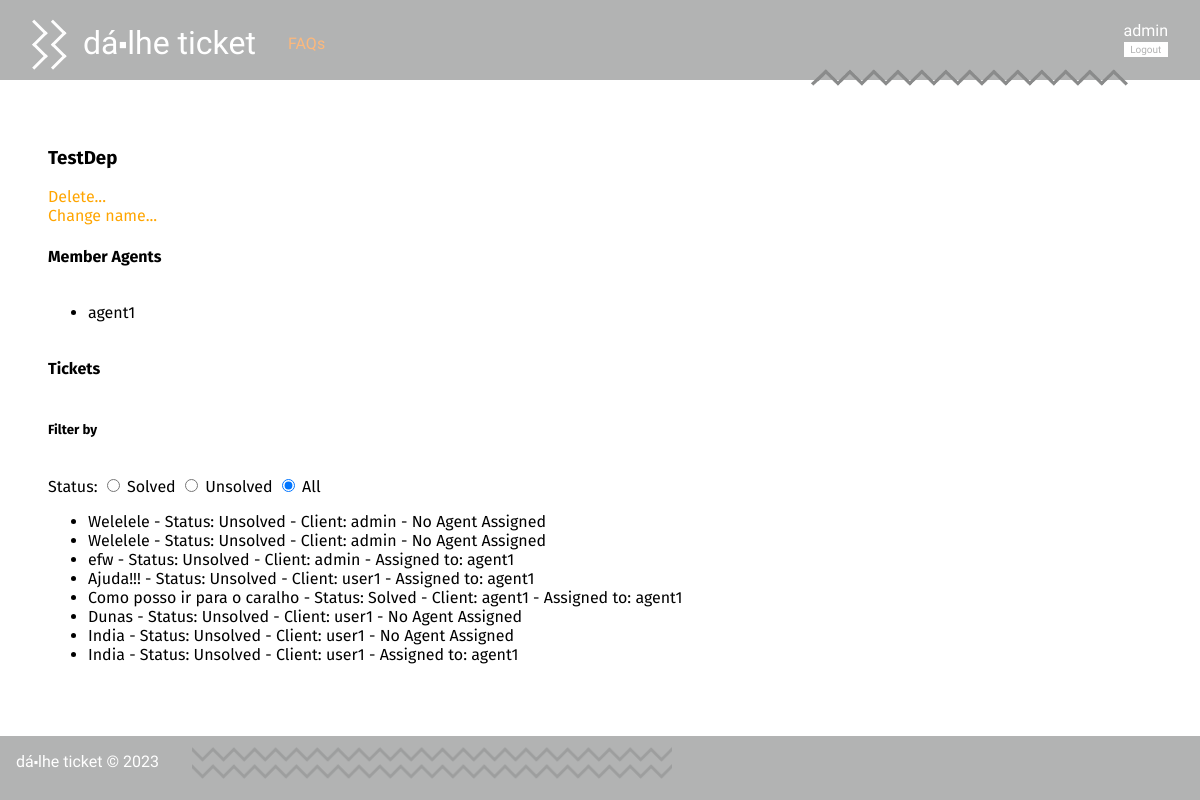
Before: /pages/departmentDetails.php?name=TestDep (signed in) with the older database file.
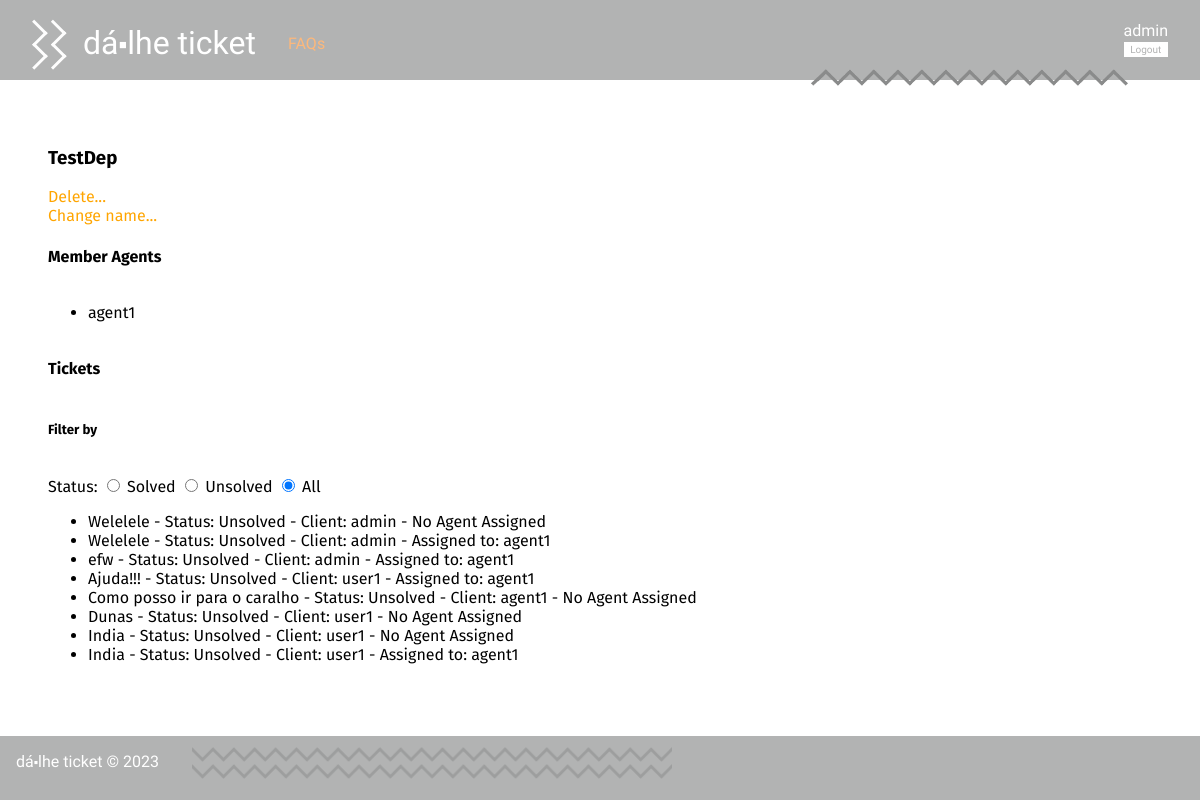
After: the same page with the newer database file.
### tables this page shows
CREATE TABLE Ticket(
   id integer primary key autoincrement,
   title varchar(60) not null,
   client varchar(20) not null,
   agent varchar(20),
   status varchar(10) not null,
   department varchar(20),
   foreign key (client) references User(username),
   foreign key (agent) references User(username),
   foreign key (department) references Department(name)
);

### database/department.class.php (called while the page is built, shortened)
<?php
  require_once(__DIR__ . '/../database/ticket.class.php');
  class Department{
    public string $name;
    public function __construct(string $name){
      $this->name = $name;
    }
    public function getMemberAgents(PDO $db) : array {
      $stmt = $db->prepare('SELECT * FROM User WHERE department = ?');
      $stmt->execute(array($this->name));
      $agents = array();
      while ($agent = $stmt->fetch()) {
        $agents[] = new User(
          $agent['name'],
          $agent['username'],
          $agent['email'],
          $agent['type'],
          $agent['department'],
          intval($agent['ticket_count']),
          intval($agent['closed_tickets'])
        );
      }
      return $agents;
    }
    static public function getDepartmentByName(PDO $db, string $name) {
      $stmt = $db->prepare('SELECT * FROM Department WHERE name = ?');
      $stmt->execute(array($name));
      $query = $stmt->fetchAll()[0];
      return new Department($query['name']);
    }
  }
?>

### database/user.class.php (called while the page is built, shortened)
<?php
class User{
  public function __construct(string $name, string $username, string $email, string $type, string $department, int $ticket_count, int $closed_tickets){
    $this->username = $username;
  }
}
?>

### database/ticket.class.php (called while the page is built, shortened)
<?php
class Ticket {
    public function __construct(int $id, string $title, string $client, ?string $agent, string $status, string $department) {
        $this->id = $id;
        $this->title = $title;
        $this->client = $client;
        $this->agent = $agent;
        $this->status = $status;
    }
    static public function getAllTicketsInDepartment(PDO $db, string $name) : array {
        $stmt = $db->prepare("
            SELECT id, title, client, agent, status, department
            FROM Ticket
            WHERE department = ?
        ");
        $stmt->execute(array($name));
        $tickets = array();
        while($ticket = $stmt->fetch()){
            $tickets[] = new Ticket(
            $ticket['id'],
            $ticket['title'],
            $ticket['client'],
            $ticket['agent'],
            $ticket['status'],
            $ticket['department']
            );
        }
        return $tickets;
    }
}
?>

### templates/departmentDetails.tpl.php (the view, shortened to what this page needs)
<?php
require_once(__DIR__ . '/../database/department.class.php');
require_once(__DIR__ . '/../database/ticket.class.php');
require_once(__DIR__ . '/../database/connection.db.php');
function drawDepartment(Department $department) : void {
        global $session, $db;
?>
    <h3 class="name"><?= $department->name ?></h3>
    <div class="dep_options">
        <a href="../actions/action_delete_department.php?name=<?= $department->name ?>">Delete...</a>
        <br>
        <a href="../pages/change_department_name.php?name=<?= $department->name ?>">Change name...</a>
    </div>
    <h4>Member Agents</h4>
    <ul class="search_list">
<?php
    foreach ($department->getMemberAgents($db) as $agent) {
?>
    <li>
        <a href="../pages/profile.php?username=<?= $agent->username ?>"><?= $agent->username ?></a>
    </li>
<?php
    }
?>
    </ul>
    <h4>Tickets</h4>
    <h5>Filter by</h5>
    <form class="radio_form" id="status">
        <p>Status: </p>
        <input type="radio" name="status" value="Solved">
        <p>Solved</p>
        <input type="radio" name="status" value="Unsolved">
        <p>Unsolved</p>
        <input type="radio" name="status" value="All" checked>
        <p>All</p>
    </form>
    <ul class="ticket_list">
<?php
    foreach (Ticket::getAllTicketsInDepartment($db, $department->name) as $ticket) {
?>
    <li class="ticket">
        <a href="../pages/ticket.php?id=<?= $ticket->id ?>"><?= $ticket->title ?>
        - Status: <span id="status"><?= $ticket->status ?></span>
        - Client: <?= $ticket->client ?>
        <?php if($ticket->agent != null) { ?>
        - Assigned to: <span id="agent"><?= $ticket->agent ?></span></a>
        <?php } else {?>
        - <span id="agent">No Agent Assigned</span></a>
        <?php } ?>
    </li>
<?php
    }
?>
    </ul>
<?php
    }
?>

Changed rows visible on the page:
changed ticket (number 2 of 8 on the later page): agent (not shown) → "agent1"; agent "- No Agent Assigned" → "- Assigned to:"
changed ticket "Como posso ir para o caralho": status "Solved" → "Unsolved"; agent "agent1" → (not shown); agent "- Assigned to:" → "- No Agent Assigned"
